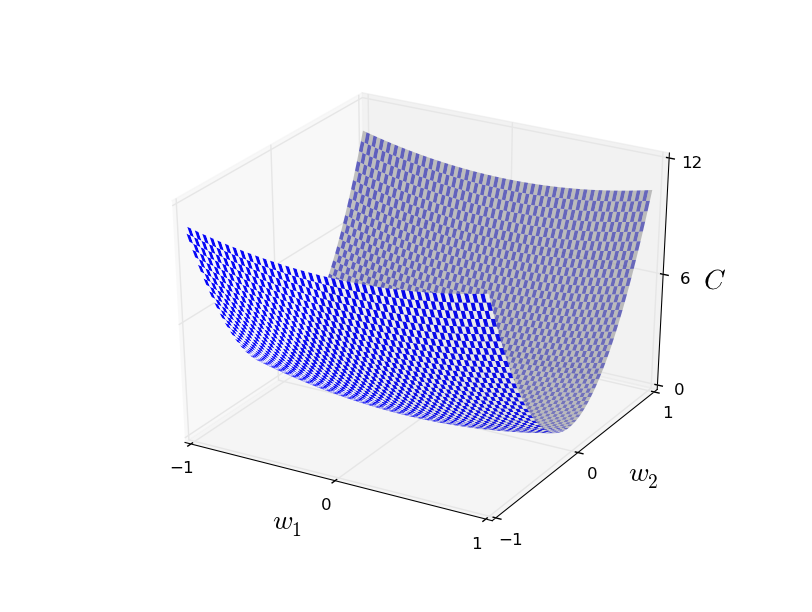

Python code for this plot:
"""
misleading_gradient
~~~~~~~~~~~~~~~~~~~

Plots a function which misleads the gradient descent algorithm."""

#### Libraries
# Third party libraries
from matplotlib.ticker import LinearLocator
# Note that axes3d is not explicitly used in the code, but is needed
# to register the 3d plot type correctly
from mpl_toolkits.mplot3d import axes3d 
import matplotlib.pyplot as plt
import numpy

fig = plt.figure()
ax = fig.gca(projection='3d')
X = numpy.arange(-1, 1, 0.025)
Y = numpy.arange(-1, 1, 0.025)
X, Y = numpy.meshgrid(X, Y)
Z = X**2 + 10*Y**2

colortuple = ('w', 'b')
colors = numpy.empty(X.shape, dtype=str)
for x in xrange(len(X)):
    for y in xrange(len(Y)):
        colors[x, y] = colortuple[(x + y) % 2]

surf = ax.plot_surface(X, Y, Z, rstride=1, cstride=1, facecolors=colors,
        linewidth=0)

ax.set_xlim3d(-1, 1)
ax.set_ylim3d(-1, 1)
ax.set_zlim3d(0, 12)
ax.w_xaxis.set_major_locator(LinearLocator(3))
ax.w_yaxis.set_major_locator(LinearLocator(3))
ax.w_zaxis.set_major_locator(LinearLocator(3))
ax.text(0.05, -1.8, 0, "$w_1$", fontsize=20)
ax.text(1.5, -0.25, 0, "$w_2$", fontsize=20)
ax.text(1.79, 0, 9.62, "$C$", fontsize=20)

plt.show()
